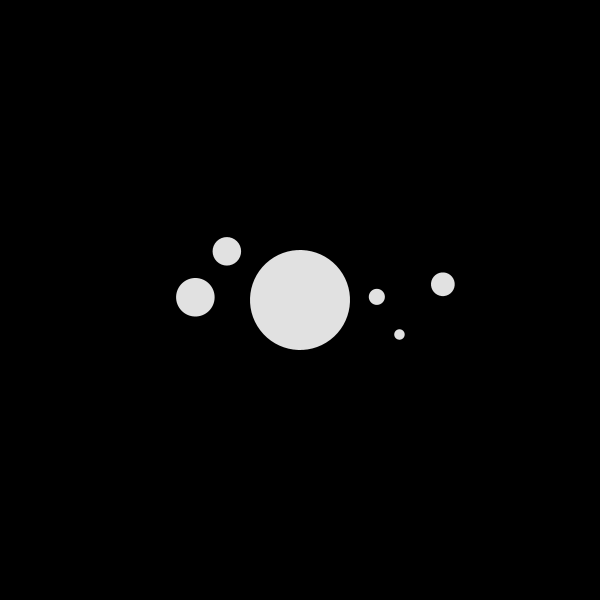
Frame 1 (no input)
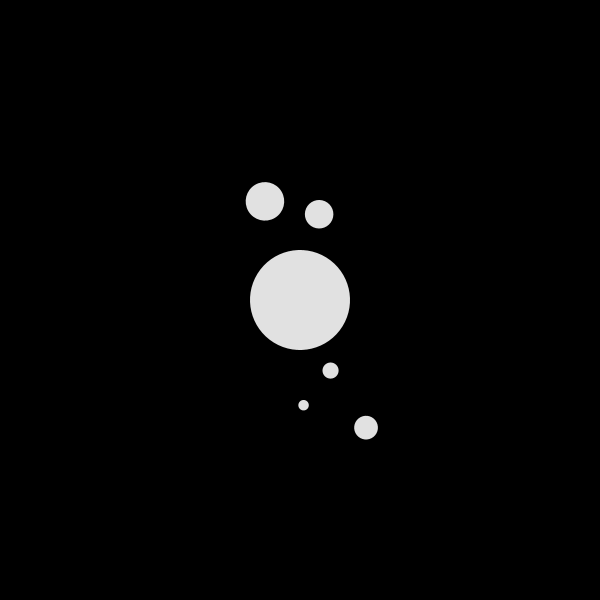
Frame 60 (the mouse pressed at the canvas centre just before this capture)
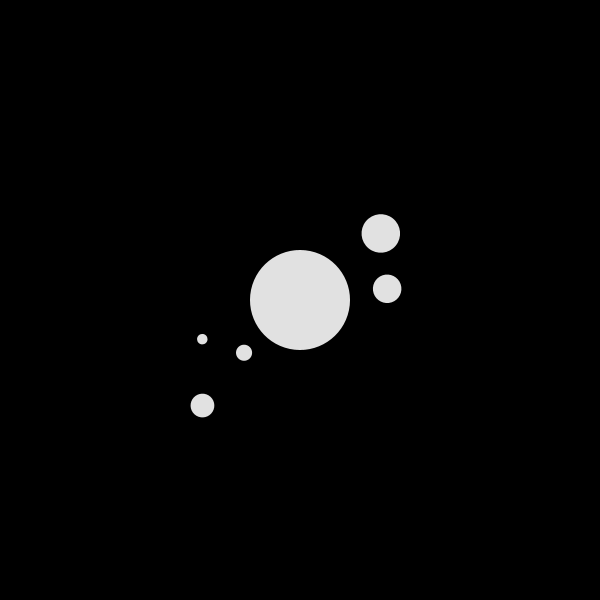
Frame 120 (the mouse held since frame 60 and released just before this capture)

The Processing sketch that drew these frames (run headless with seeded random() and noise(); from frame 60 on, the mouse is pressed at the canvas centre):

// Processing sketch: sketch_190924a
// ── sketch_190924a.pde
Planet sun;

void setup(){
  size(600,600);
  sun = new Planet(50, 0);
  sun.spawnMoons(5);
}

void draw(){
  background(0);
  translate(width/2, height/2);
  sun.show();
  sun.orbit();
}

// ── Planet.pde
 class Planet{
  float radius;
  float angle;
  float distance;
  float orbitspeed;
  Planet[] planets;
  
  Planet(float r, float d){
    radius = r;
    distance = d;//the distance from canvas centre, also the rotating centre
    angle = random(TWO_PI);
    orbitspeed = random(0.01, 0.05);
  }
  
 void orbit(){
   angle = angle + orbitspeed;
   if (planets != null){
      for (int i = 0; i < planets.length; i++){
      }
   }
 } 
     
 void spawnMoons(int total){
   planets = new Planet[total];
   for (int i = 0; i < planets.length; i++){
     float r = radius*random(0.1, 0.4);
     float d = random(75,200);
     planets[i] = new Planet(r, d);
   }
 }
   
 
 void show(){
   pushMatrix();
   noStroke();
   fill(225,225,225); 
   rotate(angle);//rotate should set before translate
   translate(distance,0);
   ellipse(0, 0, radius*2, radius*2);
   
   if (planets != null){
      for (int i = 0; i < planets.length; i++){
        planets[i].show();
      }
   }
   popMatrix();
 }
 }
